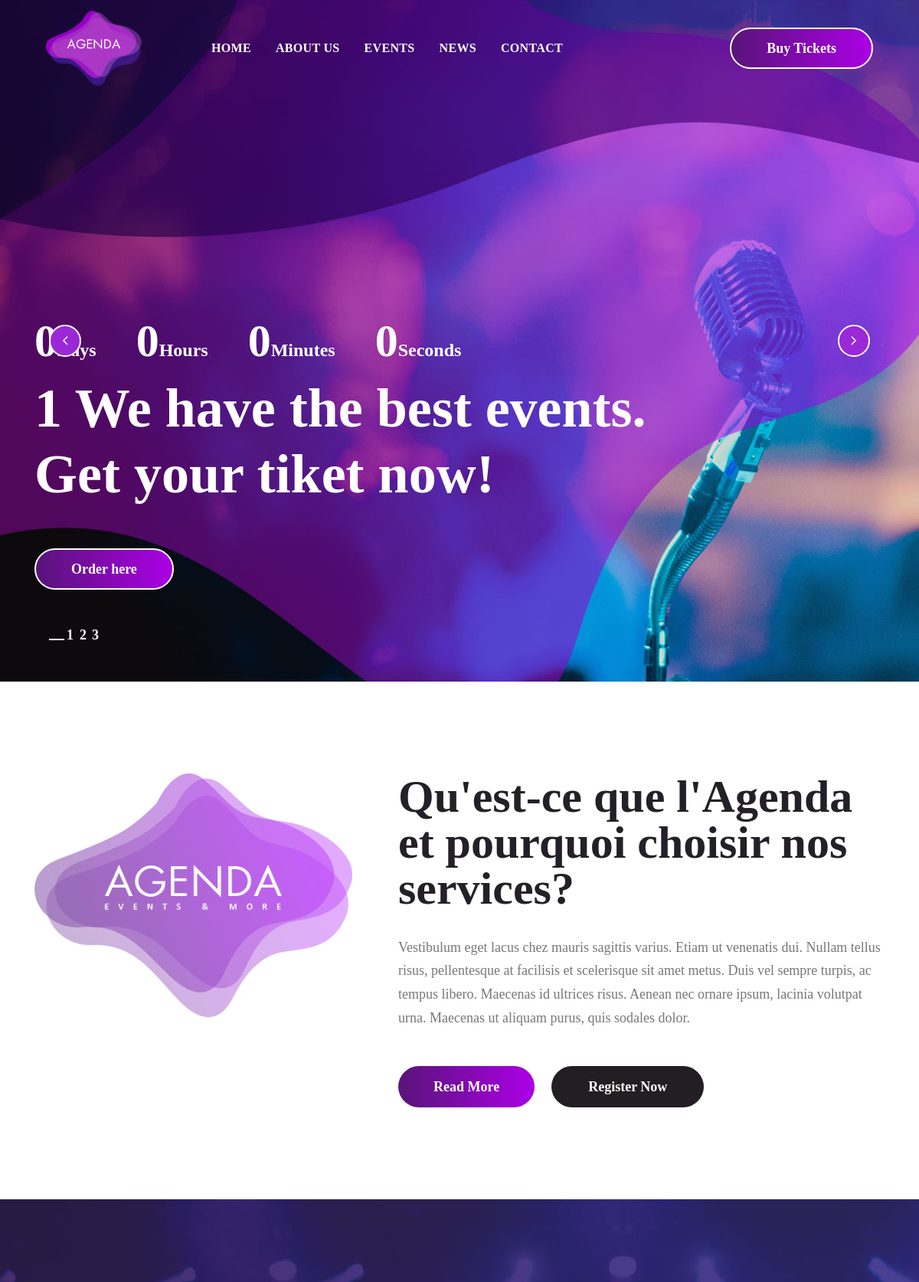
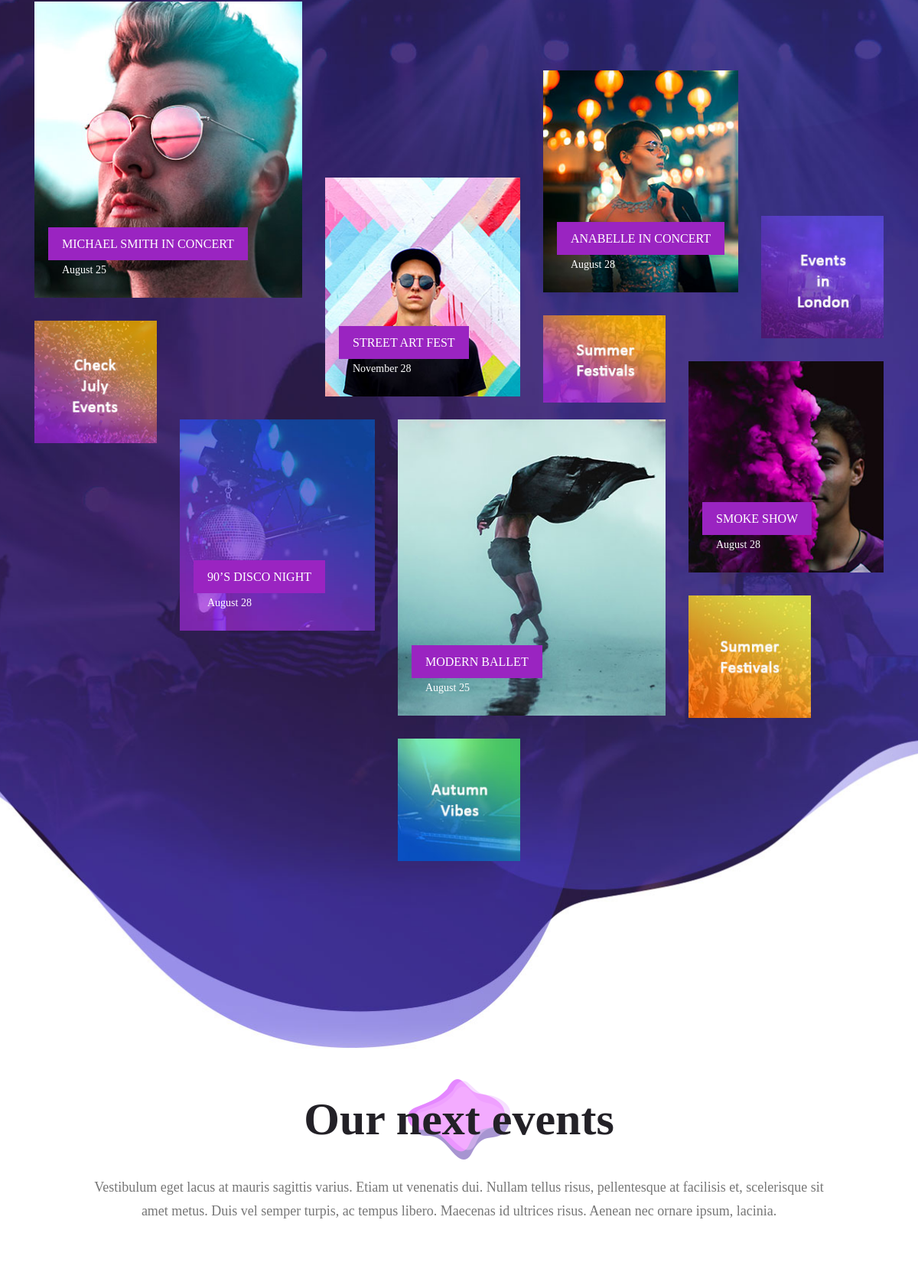
The page / (upper part) on the database its author committed (2 pictures, top to bottom).
### website/models.py (models this page shows, shortened)
class Presentation(models.Model):
    image = models.ImageField(upload_to='image/Presentation')
    nom = models.CharField(max_length=250)
    description = models.TextField()
    date_add = models.DateTimeField(auto_now_add=True)
    date_update = models.DateTimeField(auto_now=True)
    status = models.BooleanField(default=True)
    class Meta():
        verbose_name = 'Presentation'
        verbose_name_plural = 'Presentations'

### website/views.py (the view)
# urls.py: path('', views.index, name='index'),
def index(request):
    presentation = Presentation.objects.filter(status=True).last
    partenaire = Partenaire.objects.filter(status=True)[:10]
    programme = Programme.objects.filter(status=True)[:11]
    social_account = SocialAccount.objects.filter(status=True)[:5]
    data = {
        'presentation' : presentation,
        'partenaire' : partenaire,
        'programme' : programme,
        'social_account' : social_account,
    }
    return render(request, 'pages/index.html', data)

### templates/pages/index.html (shortened to what this page needs)
{% extends 'base/base.html' %}
{% load static %}
{% block content %}
    <div class="swiper-container hero-slider">
        <div class="swiper-wrapper">
            <div class="swiper-slide" data-date="2018/05/01" style="background: url('{% static 'images/header-bg.jpg' %}') no-repeat">
                <div class="hero-content">
                    <div class="container">
                        <div class="row">
                            <div class="col flex flex-column justify-content-center">
                                <div class="entry-header">
                                    <div class="countdown flex align-items-center">
                                        <div class="countdown-holder flex align-items-baseline">
                                            <span class="dday"></span>
                                            <label>Days</label>
                                        </div>
                                        <div class="countdown-holder flex align-items-baseline">
                                            <span class="dhour"></span>
                                            <label>Hours</label>
                                        </div>
                                        <div class="countdown-holder flex align-items-baseline">
                                            <span class="dmin"></span>
                                            <label>Minutes</label>
                                        </div>
                                        <div class="countdown-holder flex align-items-baseline">
                                            <span class="dsec"></span>
                                            <label>Seconds</label>
                                        </div>
                                    </div>
                                    <h2 class="entry-title">1 We have the best events. <br>Get your tiket now!</h2>
                                </div>
                                <div class="entry-footer">
                                    <a class="btn gradient-bg" href="{single_event' %}">Order here</a>
                                </div>
                            </div>
                        </div>
                    </div>
                </div>
            </div>
        </div>
        <div class="swiper-pagination"></div>
        <div class="swiper-button-next flex justify-content-center align-items-center">
            <span><svg viewBox="0 0 1792 1792" xmlns="http://www.w3.org/2000/svg"><path d="M1171 960q0 13-10 23l-466 466q-10 10-23 10t-23-10l-50-50q-10-10-10-23t10-23l393-393-393-393q-10-10-10-23t10-23l50-50q10-10 23-10t23 10l466 466q10 10 10 23z"/></svg></span>
        </div>
        <div class="swiper-button-prev flex justify-content-center align-items-center">
            <span><svg viewBox="0 0 1792 1792" xmlns="http://www.w3.org/2000/svg"><path d="M1203 544q0 13-10 23l-393 393 393 393q10 10 10 23t-10 23l-50 50q-10 10-23 10t-23-10l-466-466q-10-10-10-23t10-23l466-466q10-10 23-10t23 10l50 50q10 10 10 23z"/></svg></span>
        </div>
    </div>
</header>
<div class="homepage-info-section">
    <div class="container">
        <div class="row">
            <div class="col-12 col-md-4 col-lg-5">
                <figure>
                    <img src="{{ presentation.image.url }}" alt="logo">
                </figure>
            </div>
            <div class="col-12 col-md-8 col-lg-7">
                <header class="entry-header">
                    <h2 class="entry-title">{{ presentation.nom }}</h2>
                </header>
                <div class="entry-content">
                    <p>{{ presentation.description }}</p>
                </div>
                <footer class="entry-footer">
                    <a href="{% url 'event_N' %}" class="btn gradient-bg">Read More</a>
                    <a href="{% url 'contact' %}" class="btn dark">Register Now</a>
                </footer>
            </div>
        </div>
    </div>
</div>
<div class="homepage-featured-events">
    <div class="container">
        <div class="row">
            <div class="col-12">
                <div class="featured-events-wrap flex flex-wrap justify-content-between">
                    <div class="event-content-wrap positioning-event-1">
                        <figure>
                            <a href="{% url 'single_event' %}"><img src="{% static 'images/1.jpg' %}" alt="1"></a>
                        </figure>
                        <header class="entry-header">
                            <h3 class="entry-title">Michael Smith in concert</h3>
                            <div class="posted-date">August 25</div>
                        </header>
                    </div>
                    <div class="event-content-wrap positioning-event-2">
                        <figure>
                            <a href="{% url 'single_event' %}"><img src="{% static 'images/2.jpg' %}" alt=""></a>
                        </figure>
                        <header class="entry-header">
                            <h3 class="entry-title">Street art fest</h3>
                            <div class="posted-date">November 28</div>
                        </header>
                    </div>
                    <div class="event-content-wrap positioning-event-3">
                        <figure>
                            <a href="{% url 'single_event' %}"><img src="{% static 'images/3.jpg' %}" alt=""></a>
                        </figure>
                        <header class="entry-header">
                            <h3 class="entry-title">Anabelle in concert</h3>
                            <div class="posted-date">August 28</div>
                        </header>
                    </div>
                    <div class="event-content-wrap positioning-event-4 half">
                        <figure>
                            <a href="{% url 'single_event' %}"><img src="{% static 'images/events-in-london.jpg' %}" alt=""></a>
                        </figure>
                    </div>
                    <div class="event-content-wrap positioning-event-5 half">
                        <figure>
                            <a href="{% url 'single_event' %}"><img src="{% static 'images/check-july.png' %}" alt=""></a>
                        </figure>
                    </div>
                    <div class="event-content-wrap positioning-event-6 half">
                        <figure>
                            <a href="{% url 'single_event' %}"><img src="{% static 'images/summer-festivals.jpg' %}" alt=""></a>
                        </figure>
                    </div>
                    <div class="event-content-wrap positioning-event-7">
                        <figure>
                            <a href="{% url 'single_event' %}"><img src="{% static 'images/90.jpg' %}" alt=""></a>
                        </figure>
                        <header class="entry-header">
                            <h3 class="entry-title">90’s Disco Night</h3>
                            <div class="posted-date">August 28</div>
                        </header>
                    </div>
                    <div class="event-content-wrap positioning-event-8">
                        <figure>
                            <a href="{% url 'single_event' %}"><img src="{% static 'images/modern.jpg' %}" alt="1"></a>
                        </figure>
                        <header class="entry-header">
                            <h3 class="entry-title">Modern Ballet</h3>
                            <div class="posted-date">August 25</div>
                        </header>
                    </div>
                    <div class="event-content-wrap positioning-event-9">
                        <figure>
                            <a href="{% url 'single_event' %}"><img src="{% static 'images/smoke.jpg' %}" alt=""></a>
                        </figure>
                        <header class="entry-header">
                            <h3 class="entry-title">Smoke show</h3>
                            <div class="posted-date">August 28</div>
                        </header>
                    </div>
                    <div class="event-content-wrap positioning-event-10 half">
                        <figure>
                            <a href="{% url 'single_event' %}"><img src="{% static 'images/summer-festival.jpg' %}" alt=""></a>
                        </figure>
                    </div>
                    <div class="event-content-wrap positioning-event-11 half">
                        <figure>
                            <a href="{% url 'single_event' %}"><img src="{% static 'images/autumn.jpg' %}" alt=""></a>
                        </figure>
                    </div>
                </div>
            </div>
        </div>
    </div>
</div>
<div class="homepage-next-events">
    <div class="container">
        <div class="row">
            <div class="next-events-section-header">
                <h2 class="entry-title">Our next events</h2>
                <p>Vestibulum eget lacus at mauris sagittis varius. Etiam ut venenatis dui. Nullam tellus risus, pellentesque at facilisis et, scelerisque sit amet metus. Duis vel semper turpis, ac tempus libero. Maecenas id ultrices risus. Aenean nec ornare ipsum, lacinia.</p>
            </div>
        </div>
        <div class="row">
            <div class="col-12 col-sm-6 col-md-4">
            </div>
            <div class="col-12 col-sm-6 col-md-4">
            </div>
            <div class="col-12 col-sm-6 col-md-4">
            </div>
        </div>
    </div>
</div>
{% endblock content %}

### templates/base/base.html (shortened to what this page needs)
{% load static %}
<!DOCTYPE html>
<html lang="en">
<head>
    <link rel="stylesheet" href="{% static 'css/bootstrap.min.css' %}">
    <link rel="stylesheet" href="{% static 'css/font-awesome.min.css' %}">
    <link rel="stylesheet" href="{% static 'css/swiper.min.css' %}">
    <link rel="stylesheet" href="{% static 'style.css' %}">
</head>
<body>
<header class="site-header">
    <div class="header-bar">
        <div class="container-fluid">
            <div class="row align-items-center">
                <div class="col-10 col-lg-2 order-lg-1">
                    <div class="site-branding">
                        <div class="site-title">
                            <a href="{% url 'index' %}"><img src="{% static 'images/logo.png' %}" alt="logo"></a>
                        </div>
                    </div>
                </div>
                <div class="col-2 col-lg-7 order-3 order-lg-2">
                    <nav class="site-navigation">
                        <ul>
                            <li><a href="{% url 'index' %}">Home</a></li>
                            <li><a href="{% url 'index' %}">About us</a></li>
                            <li><a href="{% url 'events' %}">Events</a></li>
                            <li><a href="{% url 'event_N' %}">News</a></li>
                            <li><a href="{% url 'contact' %}">Contact</a></li>
                        </ul>
                    </nav>
                </div>
                <div class="col-lg-3 d-none d-lg-block order-2 order-lg-3">
                    <div class="buy-tickets">
                        <a class="btn gradient-bg" href="{% url 'single_event' %}">Buy Tickets</a>
                    </div>
                </div>
            </div>
        </div>
    </div>
    {% block content %}
    {% endblock content %}
</body>
</html>

### rows shown on the page
Presentation: image (picture), nom "Qu'est-ce que l'Agenda et pourquoi choisir nos services?", description "Vestibulum eget lacus chez mauris sagittis varius. Etiam ut venenatis dui. Nullam tellus risus, pellentesque at facilisis et scelerisque sit amet metus. Duis vel sempre turpis, ac tempus libero. Maecenas id ultrices risus. Aenean nec ornare ipsum, lacinia volutpat urna. Maecenas ut aliquam purus, quis sodales dolor."
